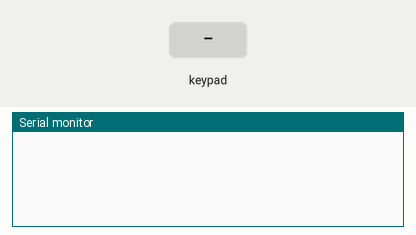
The sketch below on a simulated Arduino Uno, built with avr-gcc and run on an emulated ATmega328P. Shown: the last lines printed to the serial monitor. Inputs (shaded band) come from the test bench.

Above: at 1.2 s.
1.3 s: key 'D' pressed
At 1.8 s:
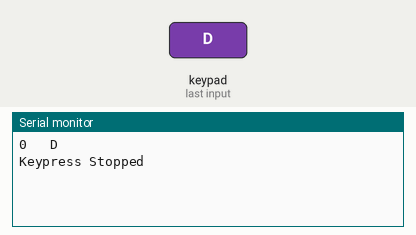
2.9 s: keypad keys 1 2 pressed 0.4 s apart
At 3.03 s:
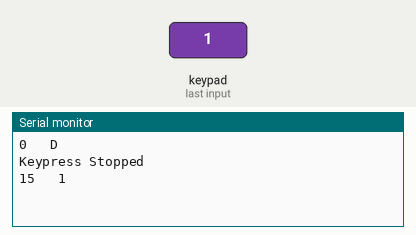
5.2 s: key '#' pressed
At 5.33 s:
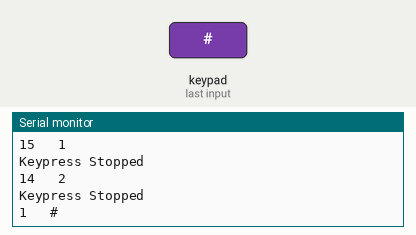
6.7 s: keypad keys 1 2 * pressed 0.4 s apart
At 7.63 s:
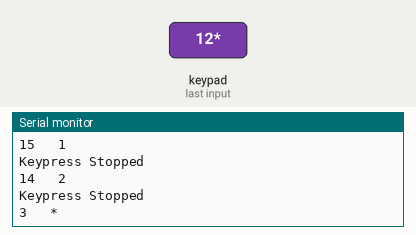
9.4 s: key 'C' pressed
At 9.53 s:
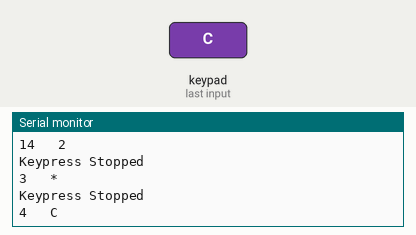
10.9 s: keypad keys 1 2 A pressed 0.4 s apart
At 11.83 s:
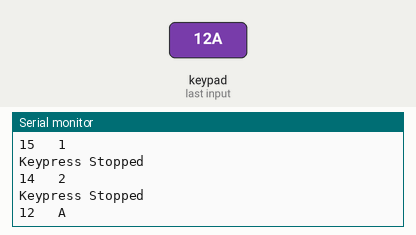

Measured:
- after the input at 1.3 s, the serial monitor: prints a new line at once (image 1)
- after the input at 2.9 s, the serial monitor: prints a new line at once (image 2)
- after the input at 5.2 s, the serial monitor: prints a new line at once (image 3)
- after the input at 6.7 s, the serial monitor: prints a new line at once (image 4)
- after the input at 9.4 s, the serial monitor: prints a new line at once (image 5)
- after the input at 10.9 s, the serial monitor: prints a new line at once (image 6)

The sketch:

keypad_handler_dev1.ino
```cpp
#include "Wire.h"
#include "I2CKeyPad.h"

const uint8_t KEYPAD_ADDRESS = 0x20;
I2CKeyPad keyPad(KEYPAD_ADDRESS);
char keymap[19] = "D#0*C987B654A321INF";  //  N = NoKey, F = Fail


typedef struct _KeypadState{
  bool pressed;
  char key;
  char ch;
  unsigned long press_time;

  char _last_key;
} KeypadState;

bool begin_keypad(I2CKeyPad& keypad, char * keymap, const uint8_t address = 0x20){
  if(!keyPad.begin()){
    return false;
  }

  keyPad.loadKeyMap(keymap);
  return true;
}

void init_keypad_state(KeypadState& state){
  bool pressed = false;
  char key = -1;
  char ch = '\0';
  state.press_time = 0;

  state._last_key = -1;
}

void get_keypad_state(I2CKeyPad& keypad, KeypadState& state){

}

void setup() {
  Serial.begin(115200);
  Serial.println();

  Wire.begin();
  Wire.setClock(400000);

  if (keyPad.begin() == false)
  {
    // error_tone();
    while (1);
  }

  keyPad.loadKeyMap(keymap);

  // // keyPad.loadKeyMap(keymap);
  // if(!begin_keypad(keyPad, keymap)){
  //   Serial.println("Failed to begin keypad");
  // }
}


int lastKey = -1;

void loop()
{
  if (keyPad.isPressed())
  {
    int key = keyPad.getKey();

    // this is the key value sometimes immediately on releasing the key
    if(key == I2C_KEYPAD_NOKEY){
      // Serial.println("x");
      return;
    }

    // Serial.println(key);

    if(key != lastKey){
      lastKey = key;

      char ch = keyPad.getLastChar();     //  note we want the translated char

      Serial.print(key);
      Serial.print(" \t");
      Serial.println(ch);
      // delay(100);

    }
  }
  else{
    if(lastKey != -1){
      lastKey = -1;

      Serial.println("Keypress Stopped");
    }
  }

}
```
